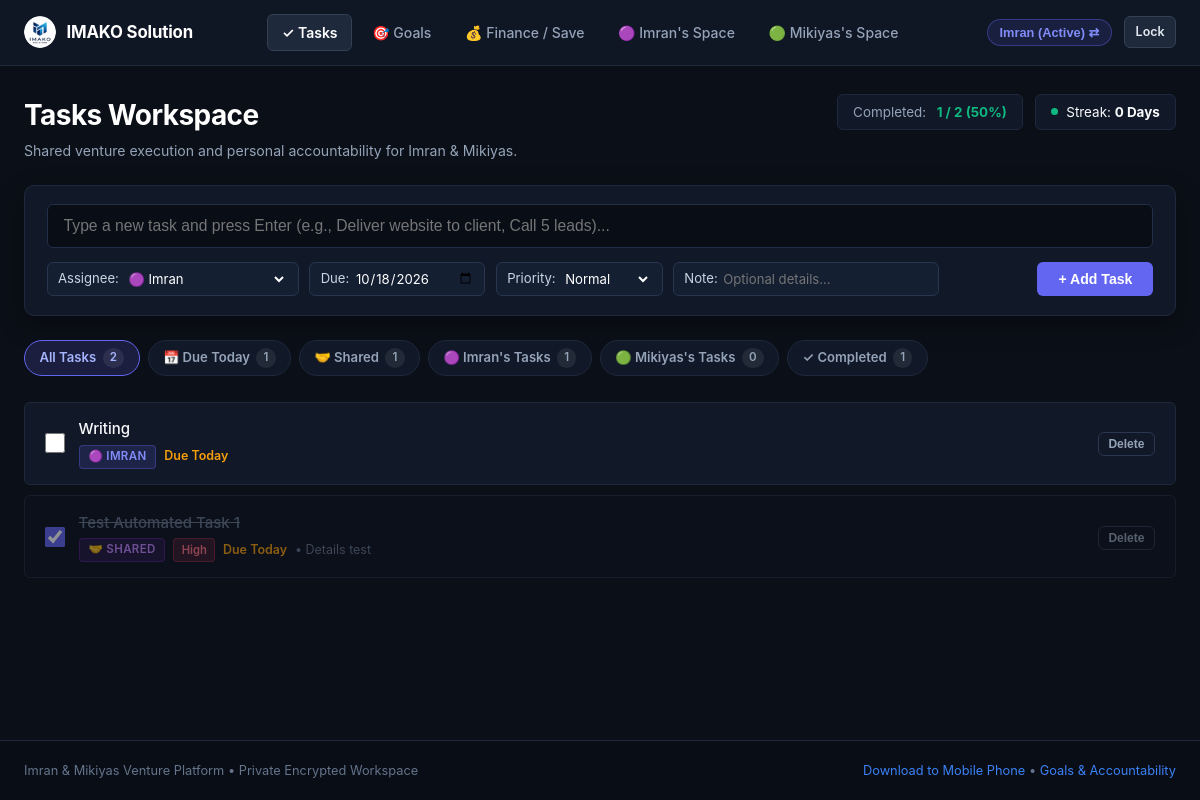
The page /index (signed in) on the database as committed earlier.
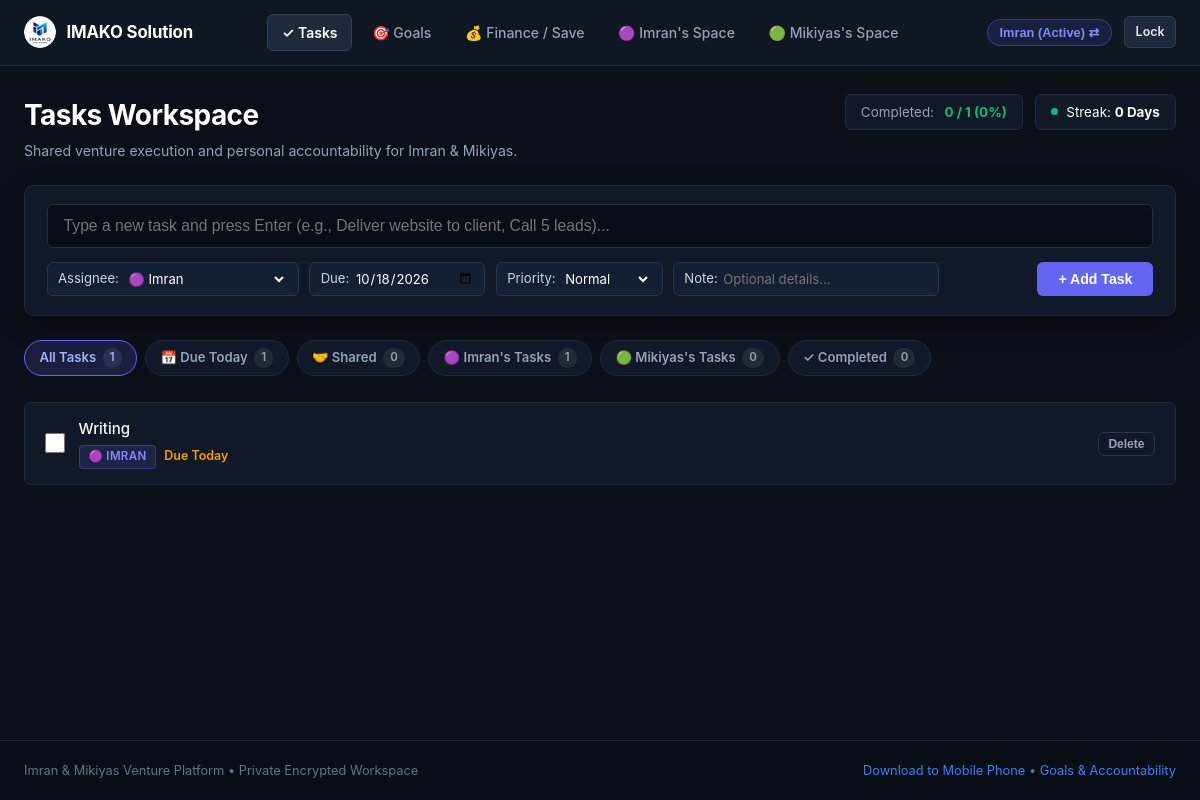
The same page on the database as committed later.
### tables this page shows
CREATE TABLE users (
        id TEXT PRIMARY KEY,
        name TEXT NOT NULL,
        pin_hash TEXT NOT NULL,
        default_consequence TEXT NOT NULL DEFAULT '',
        savings_goal_name TEXT NOT NULL DEFAULT 'Capital Growth Fund',
        savings_goal_target REAL NOT NULL DEFAULT 0.0,
        currency TEXT NOT NULL DEFAULT '$'
    );

CREATE TABLE tasks (
        id INTEGER PRIMARY KEY AUTOINCREMENT,
        user_id TEXT NOT NULL,
        task_type TEXT NOT NULL DEFAULT 'personal' CHECK(task_type IN ('shared', 'personal')),
        week_identifier TEXT NOT NULL,
        title TEXT NOT NULL,
        details TEXT,
        due_date TEXT NOT NULL,
        target_time TEXT,
        is_done INTEGER NOT NULL DEFAULT 0,
        done_date TEXT,
        proof_image TEXT,
        proof_text TEXT,
        ai_verified INTEGER NOT NULL DEFAULT 0,
        ai_status TEXT NOT NULL DEFAULT 'Unverified',
        ai_feedback TEXT,
        is_archived INTEGER NOT NULL DEFAULT 0,
        consequence_applied INTEGER NOT NULL DEFAULT 0,
        created_at TIMESTAMP DEFAULT CURRENT_TIMESTAMP, assigned_to TEXT DEFAULT 'imran', priority TEXT DEFAULT 'Normal',
        FOREIGN KEY (user_id) REFERENCES users (id) ON DELETE CASCADE
    );

### app.py (the view)
@app.route("/")
@app.route("/index")
def index():
    if not (session.get("logged_in_user") or request.cookies.get("partner_user")):
        return handle_login_request()
    return tasks_board()

### app.py (called while the page is built, shortened)
@app.before_request
def require_authentication_gate():
    if request.endpoint == "static" or request.path.startswith(("/static/", "/public/")):
        return None
    allowed_exact = (
        "/", "/index", "/login", "/login/", "/favicon.ico", "/manifest.json", "/sw.js",
        "/api/index", "/api/index/", "/api/index.py", "/debug"
    )
    if (
        request.path in allowed_exact
        or request.endpoint in ("login", "debug_endpoint", "index", "vercel_entrypoint_dispatcher")
    ):
        return None

@app.context_processor
def inject_globals():
    today_str = date.today().strftime("%Y-%m-%d")
    current_user = None
    logged_id = session.get("logged_in_user")
    conn = get_db_connection()
    check_and_apply_penalties(conn)
    if logged_id:
        cursor = conn.cursor()
        cursor.execute("SELECT * FROM users WHERE id = ?", (logged_id,))
        current_user = cursor.fetchone()
    cursor = conn.cursor()
    cursor.execute("SELECT COUNT(*) FROM penalties WHERE status = 'Pending'")
    total_pending_penalties = cursor.fetchone()[0]
    conn.close()
    return {
        "current_user": current_user,
        "total_pending_penalties": total_pending_penalties,
        "today_str": today_str
    }

### database/db.py (called while the page is built, shortened)
def get_db_connection():
    global _last_db_check
    conn = sqlite3.connect(DB_PATH, factory=SyncedConnection)
    conn.row_factory = sqlite3.Row
    conn.execute("PRAGMA foreign_keys = ON")
    return conn

def check_and_apply_penalties(conn):
    today_str = date.today().strftime("%Y-%m-%d")
    cursor = conn.cursor()
    cursor.execute("""
    SELECT t.id, t.user_id, t.title, t.due_date, u.default_consequence
    FROM tasks t
    JOIN users u ON t.user_id = u.id
    WHERE t.due_date < ? AND t.is_done = 0 AND t.consequence_applied = 0
    """, (today_str,))
    overdue_tasks = cursor.fetchall()
    conn.commit()

    def commit(self):
        super().commit()
        if is_serverless:
            sync_db()

### templates/tasks.html (shortened to what this page needs)
{% extends "base.html" %}
{% block content %}
<div style="margin-bottom: 1.5rem; display:flex; justify-content:space-between; align-items:flex-start; flex-wrap:wrap; gap:1rem;">
  <div>
    <h1 style="font-size:1.75rem; font-weight:700;">Tasks Workspace</h1>
    <p style="font-size:0.88rem; color:var(--text-muted); margin-top:0.25rem;">
      Shared venture execution and personal accountability for Imran &amp; Mikiyas.
    </p>
  </div>
  <div style="display:flex; align-items:center; gap:0.75rem; flex-wrap:wrap;">
    <div style="background:#111827; border:1px solid #1f293d; padding:0.45rem 0.95rem; border-radius:var(--radius-sm); font-size:0.84rem; display:flex; align-items:center; gap:0.65rem;">
      <span style="color:var(--text-muted);">Completed:</span>
      <strong style="color:var(--accent-emerald);">{{ stats.done_count }} / {{ stats.total_count }} ({{ stats.rate }}%)</strong>
    </div>
    <div style="background:#111827; border:1px solid #1f293d; padding:0.45rem 0.95rem; border-radius:var(--radius-sm); font-size:0.84rem; display:flex; align-items:center; gap:0.5rem;">
      <div style="width:7px; height:7px; border-radius:50%; background:var(--accent-emerald);"></div>
      <span>Streak: <strong>{{ streak_count }} {{ 'Day' if streak_count == 1 else 'Days' }}</strong></span>
    </div>
  </div>
</div>
<div class="task-quick-add">
  <form action="{{ url_for('add_task') }}" method="POST">
    <div class="task-add-input-row">
      <input type="text" name="title" class="task-main-input" placeholder="Type a new task and press Enter (e.g., Deliver website to client, Call 5 leads)..." required autofocus autocomplete="off">
    </div>
    <div class="task-controls-row">
      <div class="task-controls-left">
        <div class="control-pill">
          <span>Assignee:</span>
          <select name="assigned_to">
            <option value="imran" {% if current_user and current_user.id == 'imran' %}selected{% endif %}>🟣 Imran</option>
          </select>
        </div>
        <div class="control-pill">
          <span>Due:</span>
          <input type="date" name="due_date" value="{{ today_str }}">
        </div>
        <div class="control-pill">
          <span>Priority:</span>
          <select name="priority">
            <option value="Normal">Normal</option>
          </select>
        </div>
        <div class="control-pill" style="flex:1; min-width:160px;">
          <span>Note:</span>
          <input type="text" name="details" placeholder="Optional details..." style="width:100%;">
        </div>
      </div>
      <button type="submit" class="btn btn-primary" style="padding:0.48rem 1.25rem; font-size:0.88rem;">
        + Add Task
      </button>
    </div>
  </form>
</div>
<div class="filter-chips-bar">
  <a href="{{ url_for('tasks_board', tab='all') }}" class="filter-chip {% if active_tab == 'all' %}active{% endif %}">
    All Tasks <span class="chip-count">{{ counts.all }}</span>
  </a>
  <a href="{{ url_for('tasks_board', tab='today') }}" class="filter-chip {% if active_tab == 'today' %}active{% endif %}">
    📅 Due Today <span class="chip-count">{{ counts.today }}</span>
  </a>
  <a href="{{ url_for('tasks_board', tab='shared') }}" class="filter-chip {% if active_tab == 'shared' %}active{% endif %}">
    🤝 Shared <span class="chip-count">{{ counts.shared }}</span>
  </a>
  <a href="{{ url_for('tasks_board', tab='imran') }}" class="filter-chip {% if active_tab == 'imran' %}active{% endif %}">
    🟣 Imran's Tasks <span class="chip-count">{{ counts.imran }}</span>
  </a>
  <a href="{{ url_for('tasks_board', tab='mikiyas') }}" class="filter-chip {% if active_tab == 'mikiyas' %}active{% endif %}">
    🟢 Mikiyas's Tasks <span class="chip-count">{{ counts.mikiyas }}</span>
  </a>
  <a href="{{ url_for('tasks_board', tab='completed') }}" class="filter-chip {% if active_tab == 'completed' %}active{% endif %}">
    ✓ Completed <span class="chip-count">{{ counts.completed }}</span>
  </a>
</div>
<div style="margin-top: 1rem;">
  {% if tasks %}
    {% for task in tasks %}
      <div class="cool-task-card {% if task.is_done %}is-done{% endif %}">
        <div class="cool-task-left">
          <form action="{{ url_for('toggle_task_done', task_id=task.id) }}" method="POST" style="margin:0; display:flex; align-items:center;">
            <input type="checkbox" class="cool-task-checkbox" {% if task.is_done %}checked{% endif %} onchange="this.form.submit()" title="Click to mark done / undone">
          </form>
          <div style="flex:1;">
            <div class="cool-task-title">
              {{ task.title }}
            </div>
            <div class="cool-task-meta">
              {% if task.assigned_to == 'shared' or task.task_type == 'shared' %}
                <span class="badge-assignee shared">🤝 Shared</span>
              {% elif task.assigned_to == 'imran' or (task.user_id == 'imran' and not task.assigned_to) %}
                <span class="badge-assignee imran">🟣 Imran</span>
              {% elif task.assigned_to == 'mikiyas' or (task.user_id == 'mikiyas' and not task.assigned_to) %}
                <span class="badge-assignee mikiyas">🟢 Mikiyas</span>
              {% endif %}
              {% if task.priority and task.priority != 'Normal' %}
                <span class="badge-priority {{ task.priority }}">{{ task.priority }}</span>
              {% endif %}
              {% if task.due_date %}
                {% if not task.is_done and task.due_date < today_str %}
                  <span style="color:var(--accent-rose); font-weight:600;">⚠ Overdue ({{ task.due_date }})</span>
                {% elif task.due_date == today_str %}
                  <span style="color:var(--accent-amber); font-weight:600;">Due Today</span>
                {% else %}
                  <span>Due {{ task.due_date }}</span>
                {% endif %}
              {% endif %}
              {% if task.details %}
                <span style="color:var(--text-subtle);">• {{ task.details }}</span>
              {% endif %}
            </div>
          </div>
        </div>
        <div style="display:flex; align-items:center; gap:0.5rem;">
          <form action="{{ url_for('delete_task', task_id=task.id) }}" method="POST" style="margin:0;">
            <button type="submit" class="btn btn-outline btn-sm delete-confirm-btn" data-confirm-msg="Delete this task?" style="padding:0.25rem 0.6rem; font-size:0.75rem; border-color:#2a374f; color:#94a3b8;">
              Delete
            </button>
          </form>
        </div>
      </div>
    {% endfor %}
  {% endif %}
</div>
{% endblock %}

### templates/base.html (shortened to what this page needs)
<!DOCTYPE html>
<html lang="en">
<head>
  <link rel="stylesheet" href="{{ url_for('static', filename='css/style.css') }}">
</head>
<body>
  <nav class="navbar">
    <div class="nav-container">
      <a href="/tasks" class="brand-logo">
        <img src="{{ url_for('static', filename='icons/icon-192.png') }}" alt="IMAKO Solution Logo" class="nav-brand-logo-img" style="border-radius:50%; width:32px; height:32px;">
        <span>IMAKO Solution</span>
      </a>
      <ul class="nav-links">
        <li>
          <a href="/tasks" class="nav-link {% if active_page == 'tasks' %}active{% endif %}">
            ✓ Tasks
          </a>
        </li>
        <li>
          <a href="/goals" class="nav-link {% if active_page == 'goals' %}active{% endif %}">
            🎯 Goals
          </a>
        </li>
        <li>
          <a href="/finance" class="nav-link {% if active_page in ('finance', 'money') %}active{% endif %}">
            💰 Finance / Save
          </a>
        </li>
        <li>
          <a href="/partner/imran" class="nav-link {% if active_page == 'partner_imran' %}active{% endif %}">
            🟣 Imran's Space
          </a>
        </li>
        <li>
          <a href="/partner/mikiyas" class="nav-link {% if active_page == 'partner_mikiyas' %}active{% endif %}">
            🟢 Mikiyas's Space
          </a>
        </li>
      </ul>
      <div class="nav-auth">
        {% if current_user %}
          <form action="{{ url_for('switch_partner') }}" method="POST" style="display:inline;">
            {% if current_user.id == 'imran' %}
              <button type="submit" class="user-badge" style="cursor:pointer; border:1px solid rgba(99, 102, 241, 0.4);" title="Currently Imran. Click to switch to Mikiyas">
                Imran (Active) ⇄
              </button>
            {% else %}
              <input type="hidden" name="partner_id" value="imran">
              <button type="submit" class="user-badge mikiyas" style="cursor:pointer; border:1px solid rgba(16, 185, 129, 0.4);" title="Currently Mikiyas. Click to switch to Imran">
                Mikiyas (Active) ⇄
              </button>
            {% endif %}
          </form>
          <a href="{{ url_for('logout') }}" class="btn btn-secondary btn-sm" style="padding:0.35rem 0.65rem; font-size:0.78rem;">Lock</a>
        {% endif %}
      </div>
    </div>
  </nav>
  <main class="main-content">
    {% block content %}{% endblock %}
  </main>
  <footer class="footer">
    <div style="max-width: 1280px; margin: 0 auto; padding: 0 1.5rem; display:flex; justify-content:space-between; align-items:center; flex-wrap:wrap; gap:0.5rem;">
      <div>
        Imran &amp; Mikiyas Venture Platform &bull; Private Encrypted Workspace
      </div>
      <div>
        <a href="javascript:void(0)" data-open-modal="mobileInstallModal">Download to Mobile Phone</a> &bull;
        <a href="{{ url_for('goals_view') }}">Goals &amp; Accountability</a>
      </div>
    </div>
  </footer>
</body>
</html>

Rows that differ between the two databases and show on the page:
removed tasks: is_done "☑", title "Test Automated Task 1", assigned_to "🤝 SHARED", priority "High", due_date "Due Today", details "Details test"
Other text that changed with them:
{{ stats.done_count }}: "1" → "0"
{{ stats.total_count }}: "2" → "1"
{{ stats.rate }}: "50" → "0"
{{ counts.all }}: "2" → "1"
{{ counts.shared }}: "1" → "0"
{{ counts.completed }}: "1" → "0"
